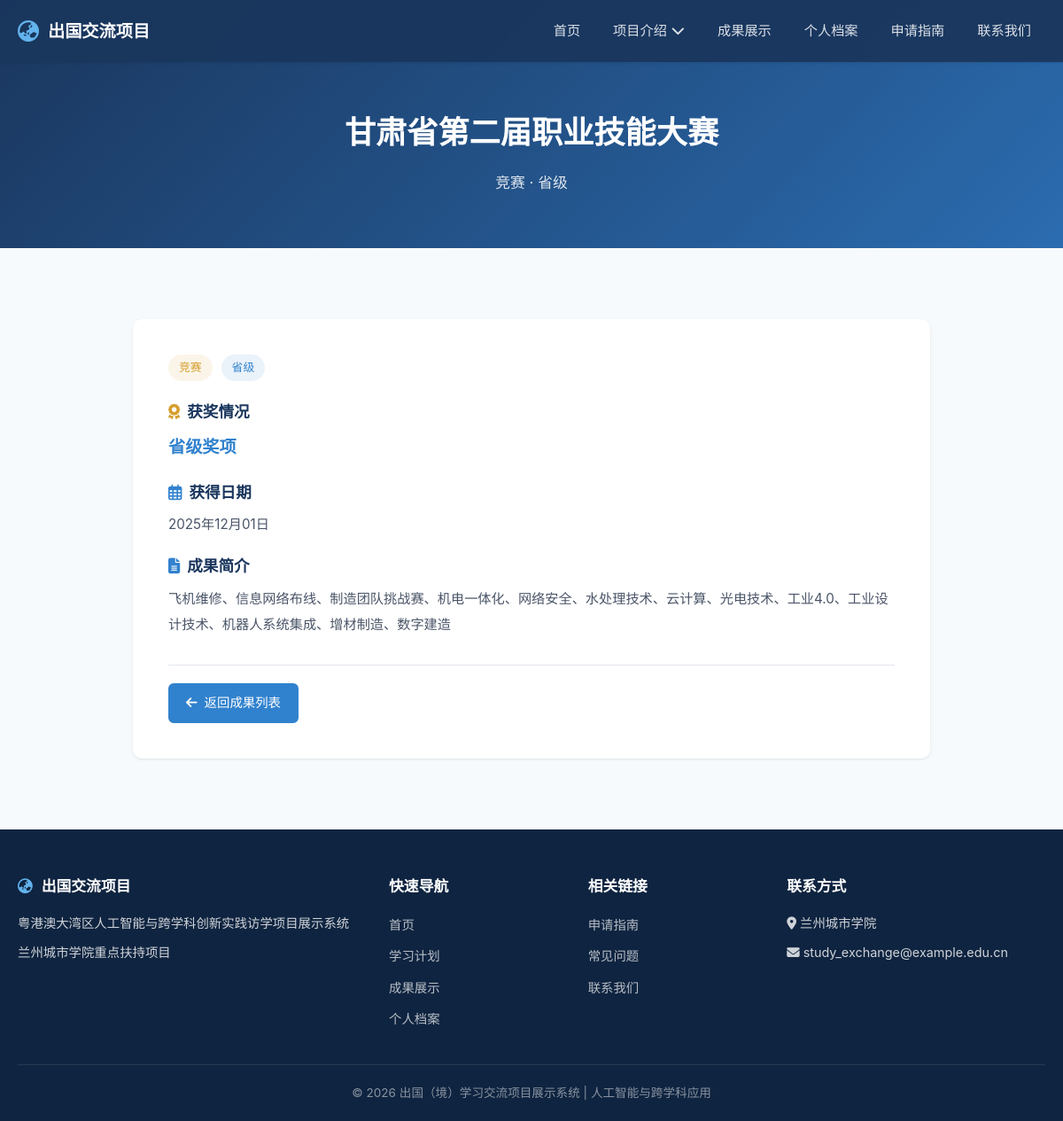
Screenshot of /achievement/23 with the database file from the repository.
### app/models/models.py (models this page shows, shortened)
class Achievement(db.Model):
    __tablename__ = 'achievements'
    id = db.Column(db.Integer, primary_key=True)
    title = db.Column(db.String(200), nullable=False, comment='成果标题')
    description = db.Column(db.Text, comment='成果描述')
    category = db.Column(db.String(50), comment='成果类别：竞赛/专利/软著/论文/项目')
    level = db.Column(db.String(50), comment='级别：国家级/省级/校级')
    award = db.Column(db.String(200), comment='奖项/荣誉')
    date = db.Column(db.Date, comment='获得日期')
    image = db.Column(db.String(200), comment='成果图片')
    is_featured = db.Column(db.Boolean, default=False, comment='是否精选展示')
    created_at = db.Column(db.DateTime, default=datetime.now)

### app/routes/achievement.py (the view)
@achievement_bp.route('/<int:achievement_id>')
def achievement_detail(achievement_id):
    achievement = Achievement.query.get_or_404(achievement_id)
    return render_template('pages/achievement/detail.html',
                           achievement=achievement)

### app/templates/pages/achievement/detail.html (shortened to what this page needs)
{% extends "base.html" %}
{% block content %}
<div class="page-header">
    <div class="container">
        <h1>{{ achievement.title }}</h1>
        <p>
            {% if achievement.category %}{{ achievement.category }}{% endif %}
            {% if achievement.level %} · {{ achievement.level }}{% endif %}
        </p>
    </div>
</div>
<section class="section">
    <div class="container">
        <div class="card reveal" style="max-width:900px; margin:0 auto;">
            <div class="card-body" style="padding:40px;">
                <div style="display:flex; gap:10px; margin-bottom:20px; flex-wrap:wrap;">
                    {% if achievement.category == '竞赛' %}
                    <span class="badge badge-competition">{{ achievement.category }}</span>
                    {% elif achievement.category == '专利' %}
                    <span class="badge badge-patent">{{ achievement.category }}</span>
                    {% elif achievement.category == '软著' %}
                    <span class="badge badge-patent">{{ achievement.category }}</span>
                    {% elif achievement.category == '荣誉' %}
                    <span class="badge badge-competition">{{ achievement.category }}</span>
                    {% else %}
                    <span class="badge">{{ achievement.category }}</span>
                    {% endif %}
                    {% if achievement.level == '国家级' %}
                    <span class="badge badge-national">{{ achievement.level }}</span>
                    {% elif achievement.level == '省级' %}
                    <span class="badge badge-provincial">{{ achievement.level }}</span>
                    {% elif achievement.level == '校级' %}
                    <span class="badge badge-school">{{ achievement.level }}</span>
                    {% endif %}
                </div>
                {% if achievement.award %}
                <div style="margin-bottom:20px;">
                    <h3 style="font-size:1.1rem; color:var(--primary); margin-bottom:8px;">
                        <i class="fas fa-award" style="color:var(--warning); margin-right:8px;"></i>获奖情况
                    </h3>
                    <p style="font-size:1.2rem; color:var(--accent); font-weight:600;">{{ achievement.award }}</p>
                </div>
                {% endif %}
                {% if achievement.date %}
                <div style="margin-bottom:20px;">
                    <h3 style="font-size:1.1rem; color:var(--primary); margin-bottom:8px;">
                        <i class="far fa-calendar-alt" style="color:var(--accent); margin-right:8px;"></i>获得日期
                    </h3>
                    <p>{{ achievement.date.strftime('%Y年%m月%d日') }}</p>
                </div>
                {% endif %}
                {% if achievement.description %}
                <div style="margin-bottom:20px;">
                    <h3 style="font-size:1.1rem; color:var(--primary); margin-bottom:8px;">
                        <i class="fas fa-file-alt" style="color:var(--accent); margin-right:8px;"></i>成果简介
                    </h3>
                    <p style="line-height:1.9; white-space:pre-wrap;">{{ achievement.description }}</p>
                </div>
                {% endif %}
                <div style="margin-top:30px; padding-top:20px; border-top:1px solid var(--border-color);">
                    <a href="{{ url_for('achievement.achievement_list') }}" class="btn btn-accent btn-sm">
                        <i class="fas fa-arrow-left"></i> 返回成果列表
                    </a>
                </div>
            </div>
        </div>
    </div>
</section>
{% endblock %}

### app/static/css/style.css (style rules this page uses)
:root { --primary: #1a365d; --primary-light: #2b6cb0; --primary-dark: #0f2440; --accent: #3182ce; --accent-light: #63b3ed; --success: #38a169; --warning: #d69e2e; --danger: #e53e3e; --text-primary: #1a202c; --text-secondary: #4a5568; --text-light: #718096; --bg-primary: #ffffff; --bg-secondary: #f7fafc; --bg-tertiary: #edf2f7; --border-color: #e2e8f0; --shadow-sm: 0 1px 3px rgba(0,0,0,0.1); --shadow-md: 0 4px 12px rgba(0,0,0,0.1); --shadow-lg: 0 10px 30px rgba(0,0,0,0.15); --radius-sm: 6px; --radius-md: 10px; --radius-lg: 16px; --transition: all 0.3s ease; --max-width: 1200px; }
*, *::before, *::after { margin: 0; padding: 0; box-sizing: border-box; }
html { scroll-behavior: smooth; font-size: 16px; }
body { font-family: 'Noto Sans SC', -apple-system, BlinkMacSystemFont, 'Segoe UI', sans-serif; color: var(--text-primary); background-color: var(--bg-secondary); line-height: 1.7; -webkit-font-smoothing: antialiased; }
a { color: var(--accent); text-decoration: none; transition: var(--transition); }
.container { max-width: var(--max-width); margin: 0 auto; padding: 0 20px; }
.btn { display: inline-flex; align-items: center; gap: 8px; padding: 12px 28px; border-radius: var(--radius-sm); font-size: 1rem; font-weight: 500; cursor: pointer; transition: var(--transition); border: 2px solid transparent; text-decoration: none; }
.btn-accent { background: var(--accent); color: #fff; border-color: var(--accent); }
.btn-sm { padding: 8px 18px; font-size: 0.9rem; }
.section { padding: 80px 0; }
.card { background: var(--bg-primary); border-radius: var(--radius-md); box-shadow: var(--shadow-sm); overflow: hidden; transition: var(--transition); }
.card-body { padding: 24px; }
.card-body h3 { font-size: 1.15rem; color: var(--primary); margin-bottom: 8px; }
.card-body p { color: var(--text-secondary); font-size: 0.95rem; line-height: 1.7; }
.badge { display: inline-block; padding: 4px 12px; border-radius: 50px; font-size: 0.8rem; font-weight: 500; }
.badge-provincial { background: rgba(49, 130, 206, 0.1); color: var(--accent); }
.badge-competition { background: rgba(214, 158, 46, 0.1); color: var(--warning); }
.page-header { background: linear-gradient(135deg, var(--primary) 0%, var(--primary-light) 100%); color: #fff; padding: 120px 20px 60px; text-align: center; }
.page-header h1 { font-size: 2.2rem; font-weight: 700; margin-bottom: 12px; }
.page-header p { font-size: 1.05rem; opacity: 0.85; }
.reveal { opacity: 0; transform: translateY(30px); transition: opacity 0.6s ease, transform 0.6s ease; }
.reveal.visible { opacity: 1; transform: translateY(0); }

### rows the page displays
Achievement: title "甘肃省第二届职业技能大赛", category "竞赛", level "省级", award "省级奖项", date "2025年12月01日", description "飞机维修、信息网络布线、制造团队挑战赛、机电一体化、网络安全、水处理技术、云计算、光电技术、工业4.0、工业设计技术、机器人系统集成、增材制造、数字建造"
